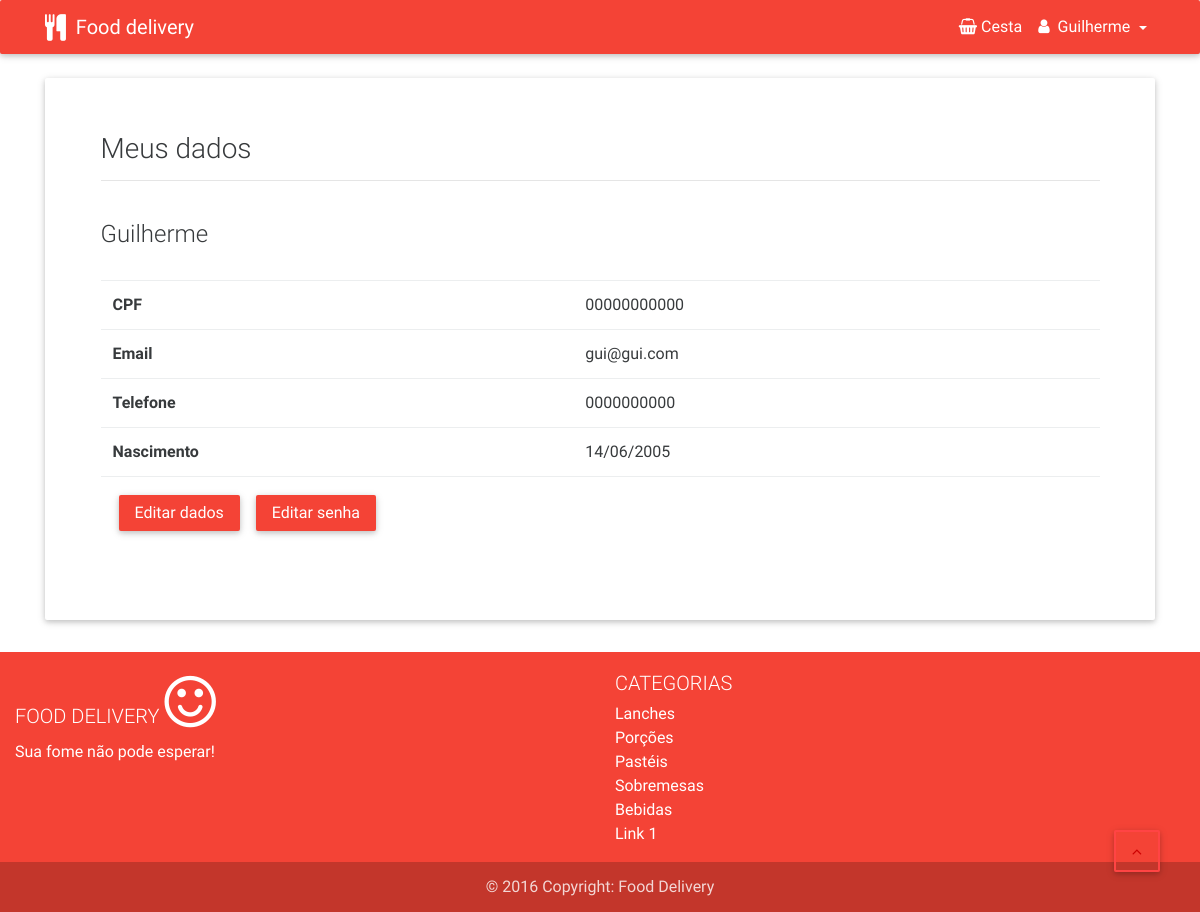
Screenshot of /site/conta/minhaconta.php (signed in) with the database file from the repository.
### tables this page shows
CREATE TABLE `cliente` (
  `idCliente` int(11) NOT NULL,
  `nome` varchar(50) NOT NULL,
  `cpf` varchar(11) NOT NULL,
  `telefone` varchar(10) NOT NULL,
  `sexo` char(1) NOT NULL,
  `nascimento` date NOT NULL,
  `email` varchar(40) NOT NULL,
  `senha` varchar(32) DEFAULT NULL,
  `loginExt` tinyint(1) NOT NULL DEFAULT '0'
);

### site/controller/storeController.php (called while the page is built, shortened)
<?php
require $_SERVER['DOCUMENT_ROOT'] . '/pintegrador/admin/protected/libs/conexao.php';
require_once SERVER_ROOT . 'admin/protected/model/clienteModel.php';
class storeController {
    private $clienteModel;
    function __construct() {
        $this->clienteModel = new clienteModel();
    }
    public function clienteConta($email) {
        return $this->clienteModel->conta($email);
    }
}

### admin/protected/libs/conexao.php (called while the page is built, shortened)
<?php
class Conexao {
    public function estabeleceConexao() {
        try {
            $this->bd = new PDO(
                    BD_TIPO.':host='.BD_HOST.';dbname='.BD_NOME,
                    BD_USUARIO,
                    BD_SENHA
                );
        } catch (PDOException $exc) {
            echo '<script>window.alert("Houve um problema com a conexão ao banco de dados!\nEntre em contato com o administrador do sistema!");</script>';
            exit;
        }
    }
}

### admin/protected/model/clienteModel.php (called while the page is built, shortened)
<?php
class ClienteModel extends Conexao {
    public function conta($email) {
        $sql = "SELECT idCliente, nome, email, cpf, telefone, nascimento, loginExt FROM cliente WHERE email=:email";
        $query = $this->bd->prepare($sql);
        $query->execute(array('email' => $email));
        return $query->fetch();
    }
}

### site/conta/minhaconta.php (the view, shortened to what this page needs)
<?php
include_once '../resources/componentes/header-nav.php';
if (isset($_SESSION['user'])) {
    $conta = $store->clienteConta($_SESSION['user']['email']);
} else {
    $_SESSION['modal_redirect'] = 'login.php';
    $_SESSION['modal_message'] = 'Você não está logado!<br/>Por favor faça login.';
    include '../resources/componentes/dialog.php';
}
?>
<div class="container">
    <div class="row">
        <div class="col-md-12"><br/>
            <div class="card" style="padding: 5%">
                <h3 class="title">Meus dados</h3><hr/><br/>
                <h4><?= $conta['nome'] ?></h4><br/>
                <table class="table">
                    <tbody>
                        <tr>
                            <td><b>CPF</b></td>
                            <td><?= $conta['cpf'] ?></td>
                        </tr>
                        <tr>
                            <td><b>Email</b></td>
                            <td><?= $conta['email'] ?></td>
                        </tr>
                        <tr>
                            <td><b>Telefone</b></td>
                            <td><?= $conta['telefone'] ?></td>
                        </tr>
                        <tr>
                            <td><b>Nascimento</b></td>
                            <td><?php echo date('d/m/Y', strtotime($conta['nascimento'])); ?></td>
                        </tr>
                        <tr>
                            <td colspan="2"><a href="editadados.php" class="btn btn-danger">Editar dados</a>
                                <a href="#" id="editSenha" class="btn btn-danger">Editar senha</a></td>
                        </tr>
                    </tbody>
                </table>
            </div>
        </div>
    </div>
</div>
<?php
include '../resources/componentes/footer.php';

### site/resources/css/style.css (style rules this page uses)
.list-group-item, a { color: rgb(244, 67, 54); }

### site/resources/css/lightbox.css (style rules this page uses)
body:after { content: url(../images/close.png) url(../images/loading.gif) url(../images/prev.png) url(../images/next.png); display: none; }

### rows the page displays
cliente: nome "Guilherme", cpf "00000000000", email "gui@gui.com", telefone "0000000000", nascimento "14/06/2005"

### other values shown
$_SESSION['user']['nome'] "Guilherme"
